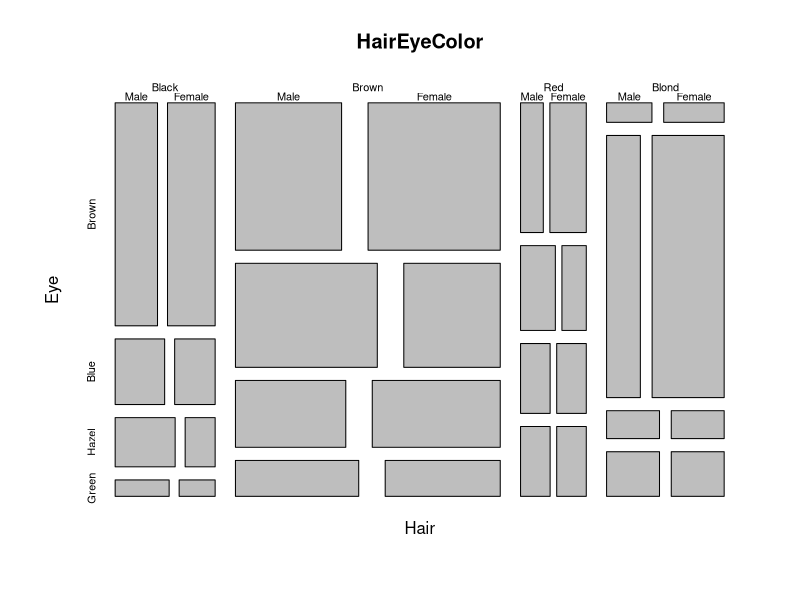
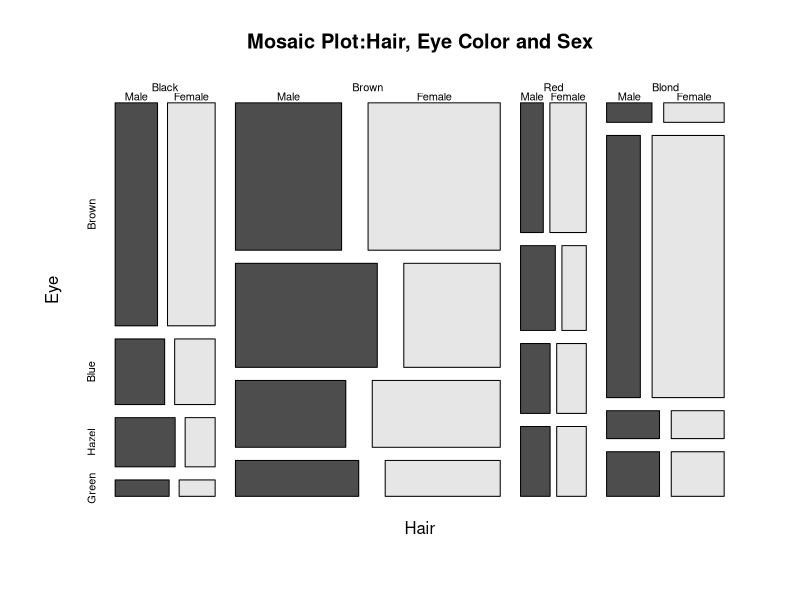
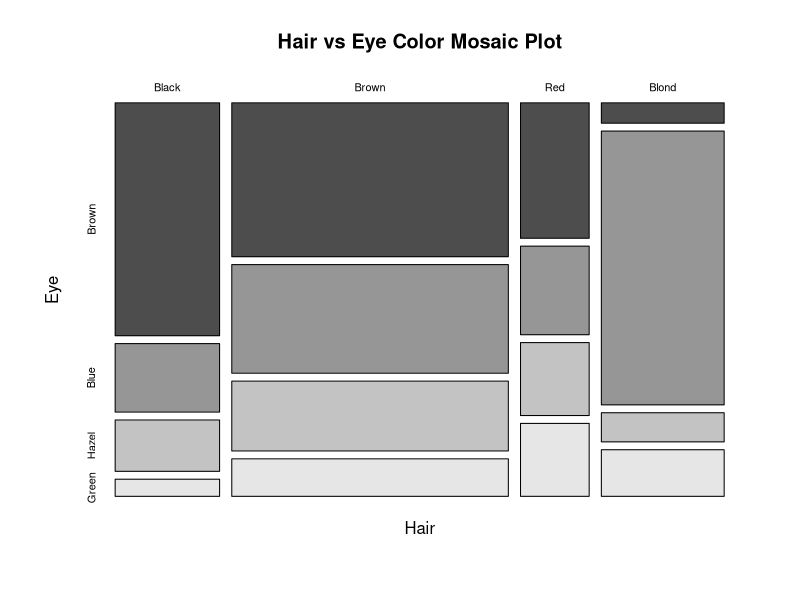
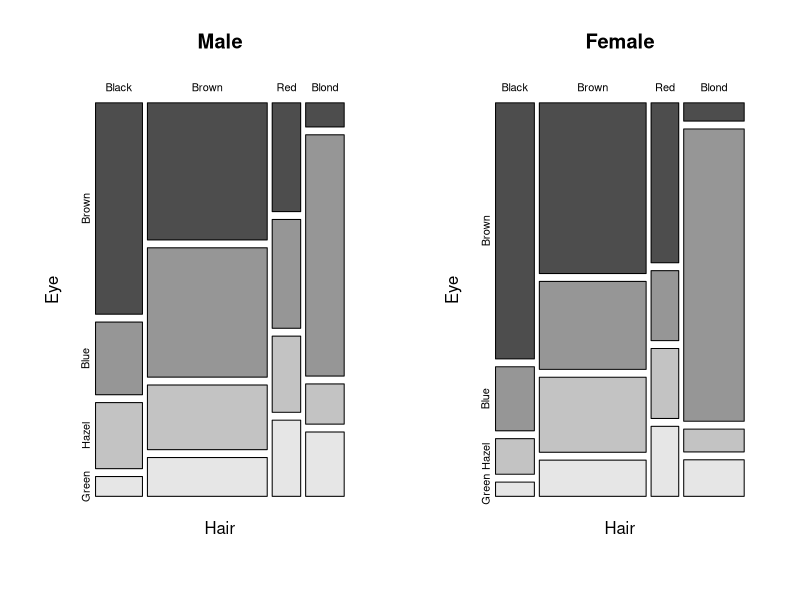
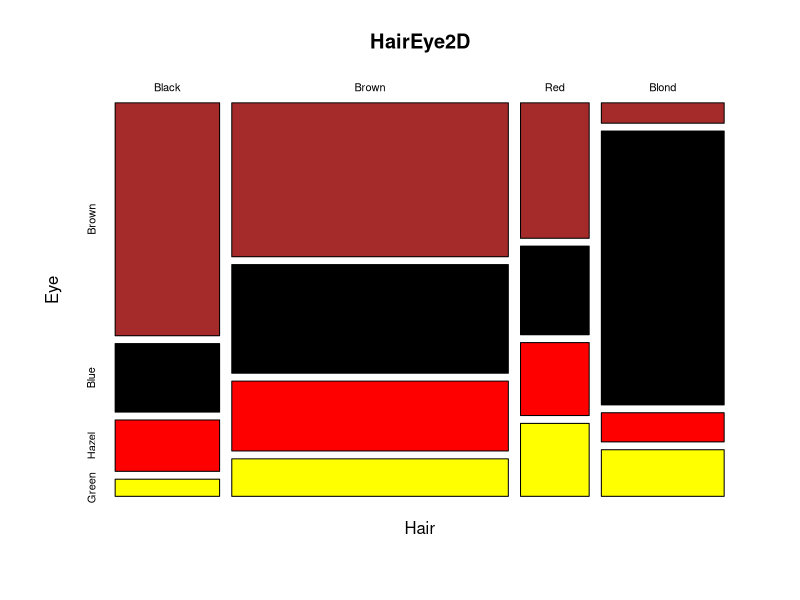
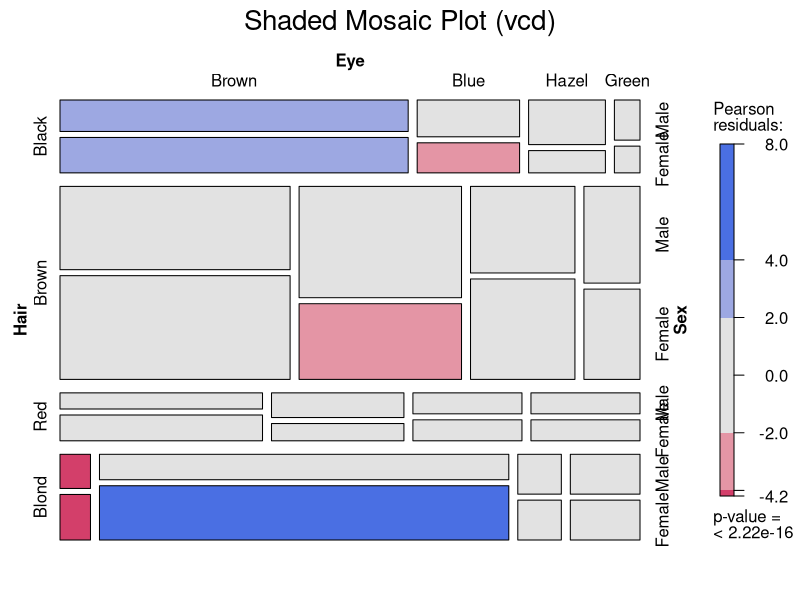
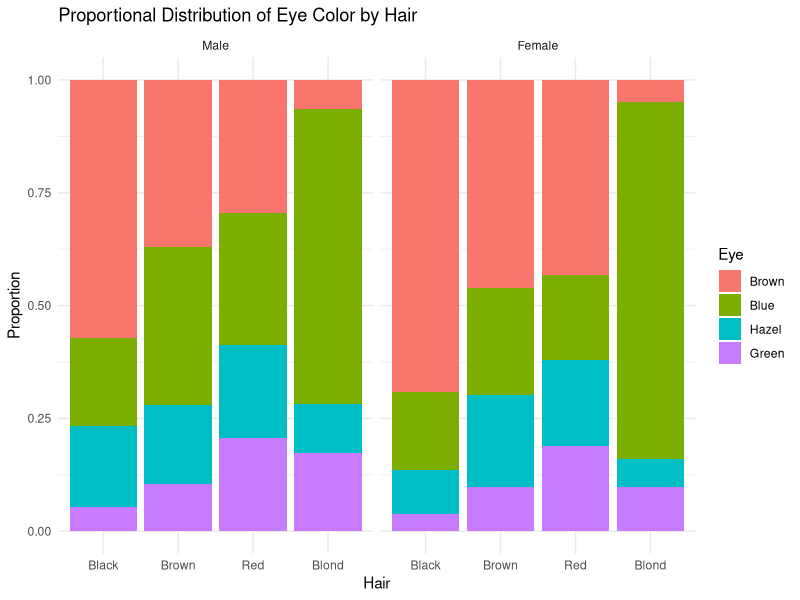
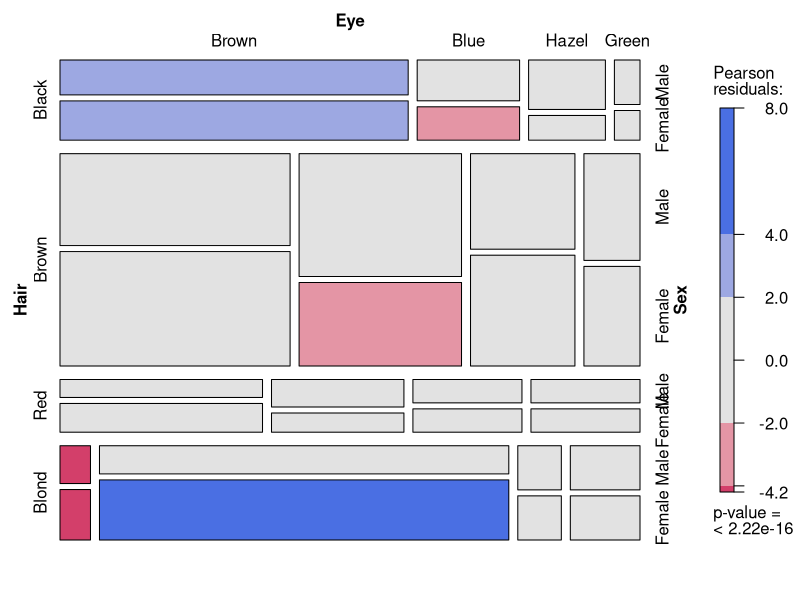

Source code (R) for these figures, in order:
#Load and Understand the HairEyeColor Dataset

#Load dataset
data(HairEyeColor)

#Check Structure
str(HairEyeColor)
View(HairEyeColor)
?HairEyeColor

#Very Basic Mosaic Plot(Base R)
mosaicplot(HairEyeColor)

#Add Titles and Colors

mosaicplot(HairEyeColor, main = "Mosaic Plot:Hair, Eye Color and Sex",
           color = TRUE)
#Two-Variable Mosaic plot
HairEye2D<-margin.table(HairEyeColor, c(1,2))
mosaicplot( HairEye2D, main = "Hair vs Eye Color Mosaic Plot",
            color = TRUE)

#MOsaic Plots by Sex

par(mfrow = c(1,2))
mosaicplot( HairEyeColor[,,"Male"], main = "Male", color = TRUE)
mosaicplot( HairEyeColor[,,"Female"], main = "Female", color = TRUE)
par(mfrow = c(1,1))

#Custom Colors
mosaicplot( HairEye2D, col = c("brown","black","red","yellow"))
main = "Hair vs Eye(Custom COlores)"
#Advanced Mosaic Plot using vcd
install.packages("vcd")
library(vcd)
mosaic(HairEyeColor,
       shade = TRUE,
       legend = TRUE,
       main = "Shaded Mosaic Plot (vcd)")

#Convert Dataset to Data Frame (For ggplot)
hair_eye_df<-as.data.frame(HairEyeColor)
head(hair_eye_df)

#ggplot Alternative (Proportional Mosaic-Style plot)

library(ggplot2)
ggplot(hair_eye_df, aes(x = Hair, y = Freq, fill = Eye))+
  geom_bar(stat = "identity",position = "fill")+
  facet_wrap(~Sex) +
  labs(
    title = "Proportional Distribution of Eye Color by Hair",
    y = "Proportion"
  )+
  theme_minimal()

#Advanced Mosaic with Residual Shading

mosaic( ~Hair + Eye + Sex, data = hair_eye_df, shade = TRUE, legend = TRUE)
